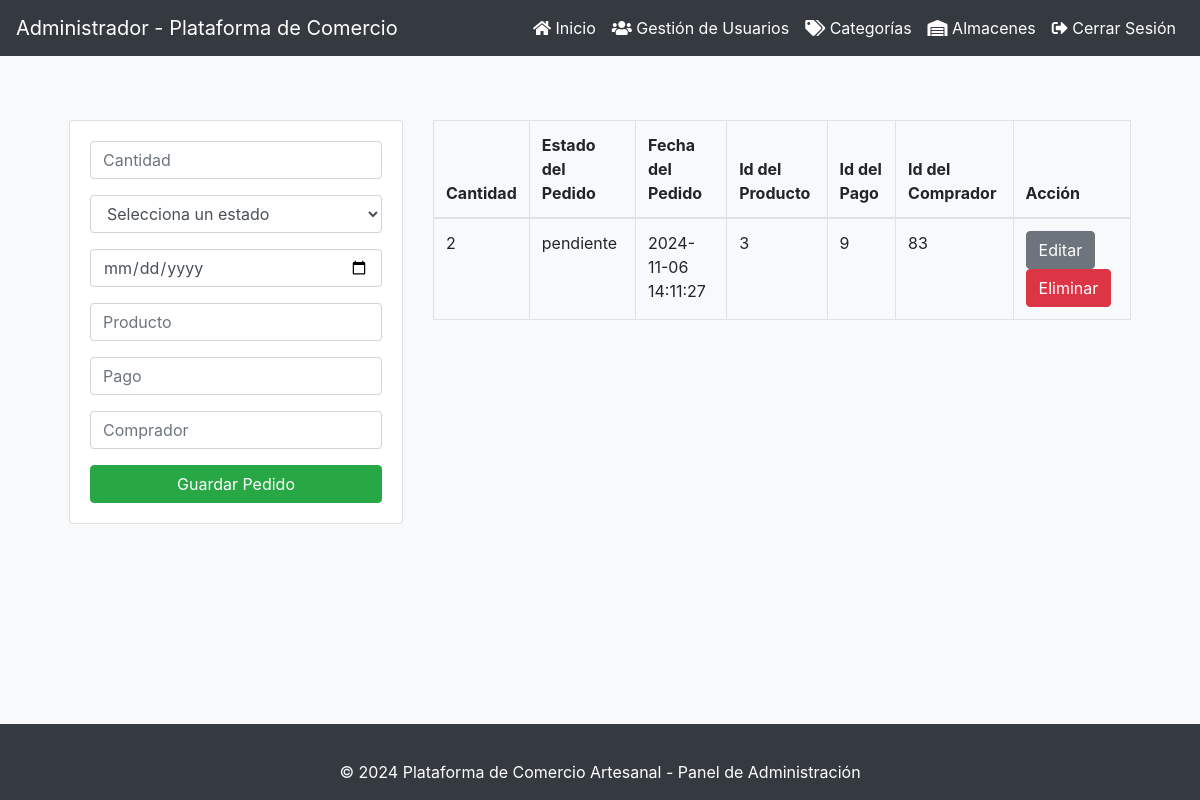
Before: /Dashboard/Funciones_db/Crud_administrador/pedidos/index.php with the older database file.
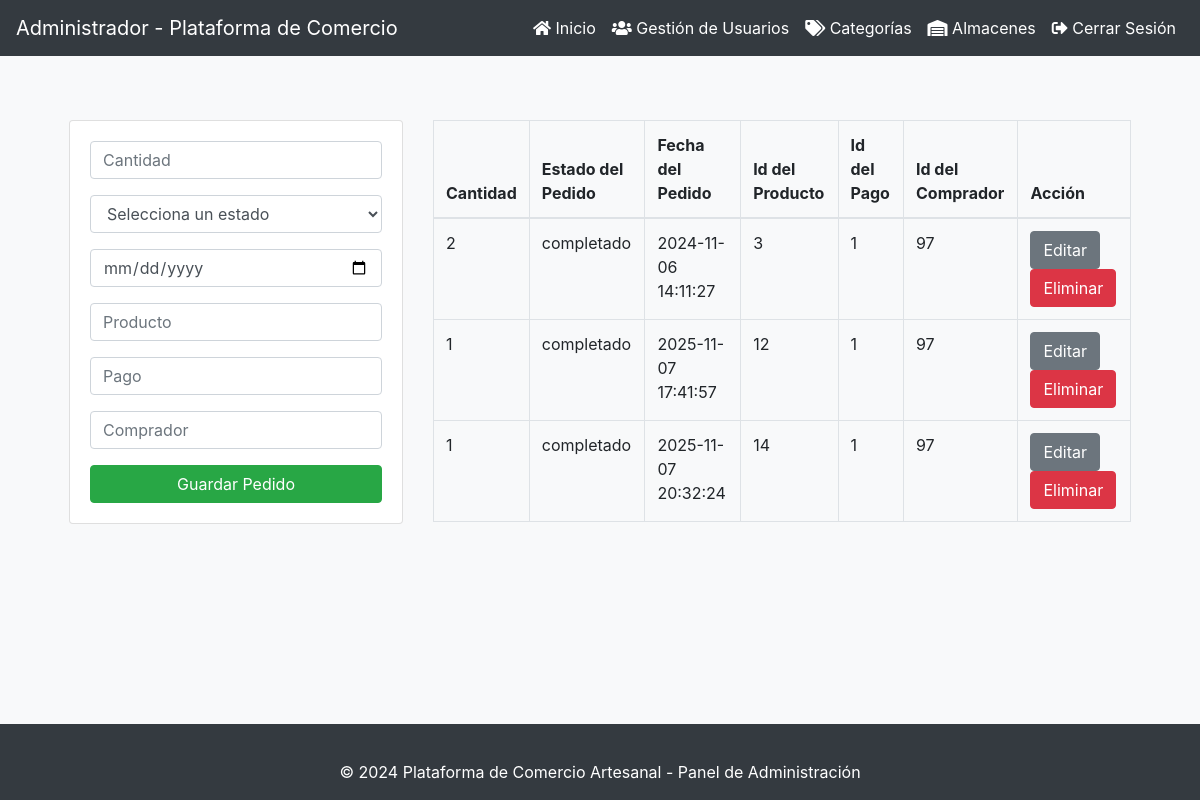
After: the same page with the newer database file.
### tables this page shows
CREATE TABLE `pedido_carrito` (
  `id_pedido_carrito` int(11) NOT NULL,
  `cantidad` int(11) NOT NULL,
  `estado_pedido` enum('pendiente','completado','cancelado') NOT NULL,
  `fecha_pedido` datetime NOT NULL,
  `costo_envio` decimal(10,2) DEFAULT NULL,
  `pdf_factura` blob DEFAULT NULL,
  `id_producto` int(11) NOT NULL,
  `id_pago` int(11) NOT NULL,
  `id_comprador` int(11) NOT NULL,
  `id_ubicacion` int(11) NOT NULL
);

### Dashboard/Funciones_db/Crud_administrador/pedidos/index.php (the view, shortened to what this page needs)
<?php include('../includes/db.php'); ?>
<?php include('../includes/header.php'); ?>
<main class="container p-4">
    <div class="row">
        <div class="col-md-4">
            <div class="card card-body">
                <form action="save.php" method="POST">
                    <div class="form-group mb-3">
                        <input type="number" name="cantidad" class="form-control" placeholder="Cantidad" required autofocus>
                    </div>
                    <div class="form-group mb-3">
                        <select name="estado_pedido" class="form-control" required>
                            <option value="">Selecciona un estado</option>
                        </select>
                    </div>
                    <div class="form-group mb-3">
                        <input type="date" name="fecha_pedido" class="form-control" placeholder="Fecha del Pedido" required>
                    </div>
                    <div class="form-group mb-3">
                        <input type="number" name="id_producto" class="form-control" placeholder="Producto" required>
                    </div>
                    <div class="form-group mb-3">
                        <input type="number" name="id_pago" class="form-control" placeholder="Pago" required>
                    </div>
                    <div class="form-group mb-3">
                        <input type="number" name="id_comprador" class="form-control" placeholder="Comprador" required>
                    </div>
                    <input type="submit" class="btn btn-success btn-block" name="save" value="Guardar Pedido">
                </form>
            </div>
        </div>
        <div class="col-md-8">
            <table class="table table-bordered">
                <thead>
                    <tr>
                        <th>Cantidad</th>
                        <th>Estado del Pedido</th>
                        <th>Fecha del Pedido</th>
                        <th>Id del Producto</th>
                        <th>Id del Pago</th>
                        <th>Id del Comprador</th>
                        <th>Acción</th>
                    </tr>
                </thead>
                <tbody>
                    <?php
                    $query = "SELECT * FROM pedido_carrito";
                    $result_pedido_carrito = mysqli_query($conn, $query);
                    while($row = mysqli_fetch_assoc($result_pedido_carrito)) { ?>
                        <tr>
                            <td><?php echo $row['cantidad']; ?></td>
                            <td><?php echo $row['estado_pedido']; ?></td>
                            <td><?php echo $row['fecha_pedido']; ?></td>
                            <td><?php echo $row['id_producto']; ?></td>
                            <td><?php echo $row['id_pago']; ?></td>
                            <td><?php echo $row['id_comprador']; ?></td>
                            <td>
                                <a href="edit.php?id_pedido_carrito=<?php echo $row['id_pedido_carrito'] ?>" class="btn btn-secondary">
                                    Editar
                                </a>
                                <a href="delete.php?id_pedido_carrito=<?php echo $row['id_pedido_carrito'] ?>" class="btn btn-danger">
                                    Eliminar
                                </a>
                            </td>
                        </tr>
                    <?php } ?>
                </tbody>
            </table>
        </div>
    </div>
</main>
<?php include('../includes/footer.php'); ?>

Changed rows visible on the page:
changed pedido_carrito (number 1 of 3 on the later page): estado_pedido "pendiente" → "completado"; id_pago "9" → "1"; id_comprador "83" → "97"
added pedido_carrito: cantidad "1", estado_pedido "completado", fecha_pedido "2025-11-07 17:41:57", id_producto "12", id_pago "1", id_comprador "97"
added pedido_carrito: cantidad "1", estado_pedido "completado", fecha_pedido "2025-11-07 20:32:24", id_producto "14", id_pago "1", id_comprador "97"
